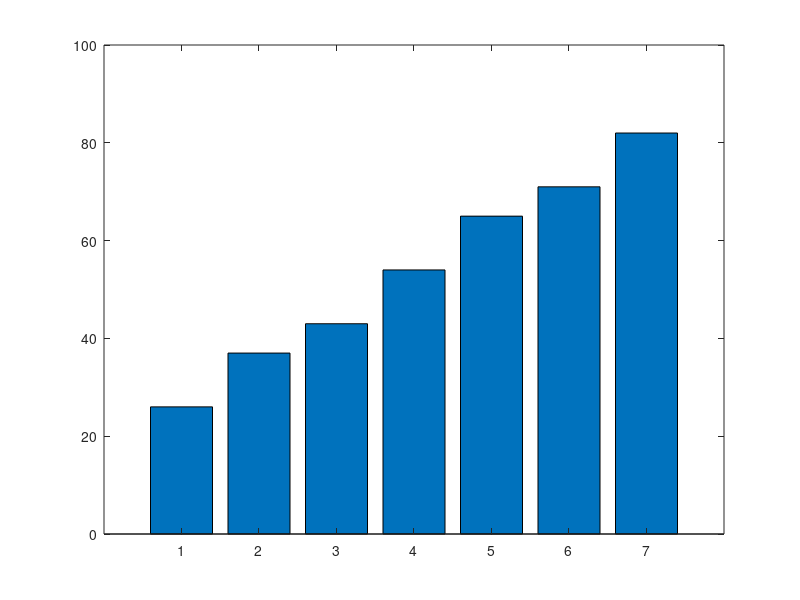

Source code (MATLAB): (Note: this script raises an error after producing the figure.)
% ======================================================
% UTS Matematika Sains Data – Semester Genap 2025/2026
% Soal 1 – Eksplorasi Data Transaksi
% ------------------------------------------------------
% Nama  : Bramantyo Danadyaksa Wibawanto
% NIM   : 2510514008
% Parameter: N=8, a=0, b=8, K=9, theta0=40, alpha=0.009
% Tanggal: 2026-04-26
% ======================================================

clc; clear; close all;

% Parameter personalisasi
N = 8; 
a = 0; 
b = 8; 
K = 9;
theta0 = 40; % derajat
alpha_lr = 0.009;

% =========================
% SOAL 1
% =========================

% Hitung D_i
D = zeros(1,7);
for i = 1:7
    D(i) = 20 + (K*i) + mod(a*i,7) - mod(b*i,5);
end

% Tampilkan hasil
disp('Data D_i:');
disp(D);

% Statistik
disp('Mean:'); disp(mean(D));
disp('Median:'); disp(median(D));
disp('Modus:'); disp(mode(D));
disp('Range:'); disp(range(D));
disp('Standar Deviasi (populasi):'); disp(std(D,1));

% Diagram batang
figure;
bar(D)
hold on
yline(mean(D),'r','LineWidth',2)

xlabel('Toko ke-i')
ylabel('Penjualan (juta rupiah)')
title('Penjualan Toko - NIM 2510514008')
